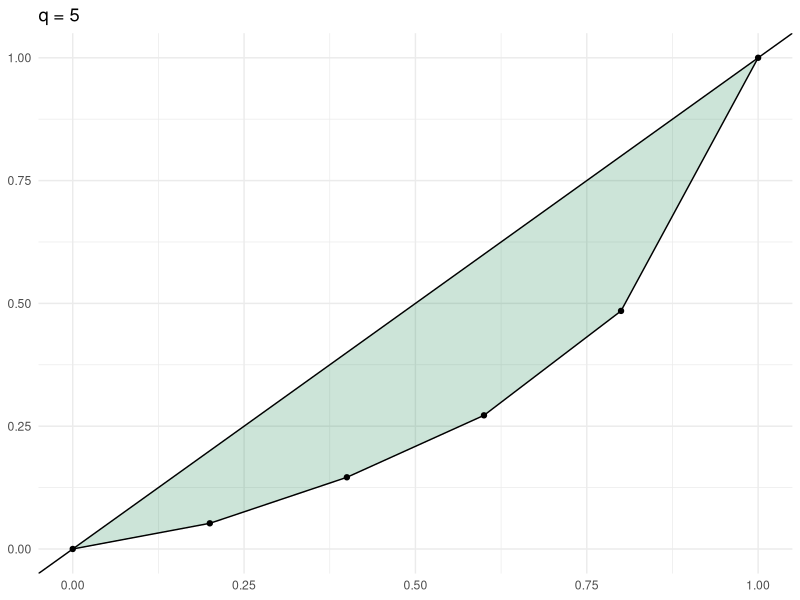
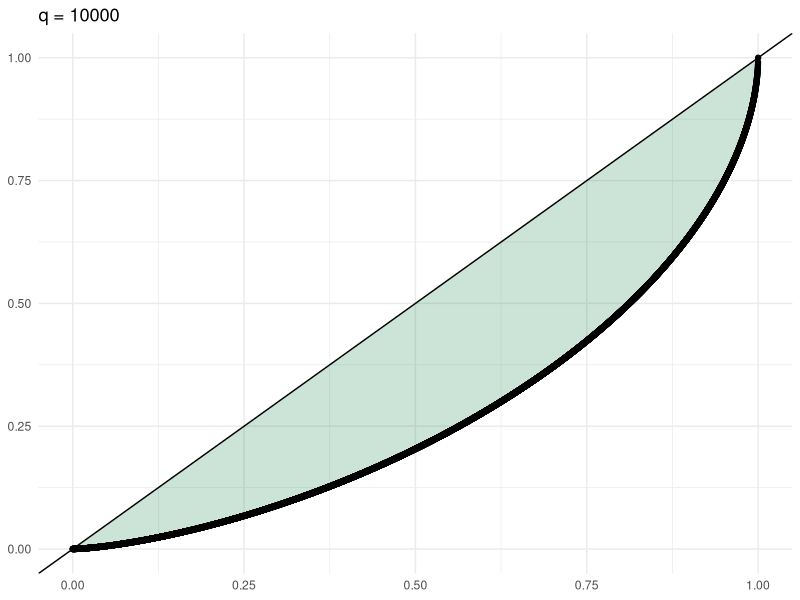
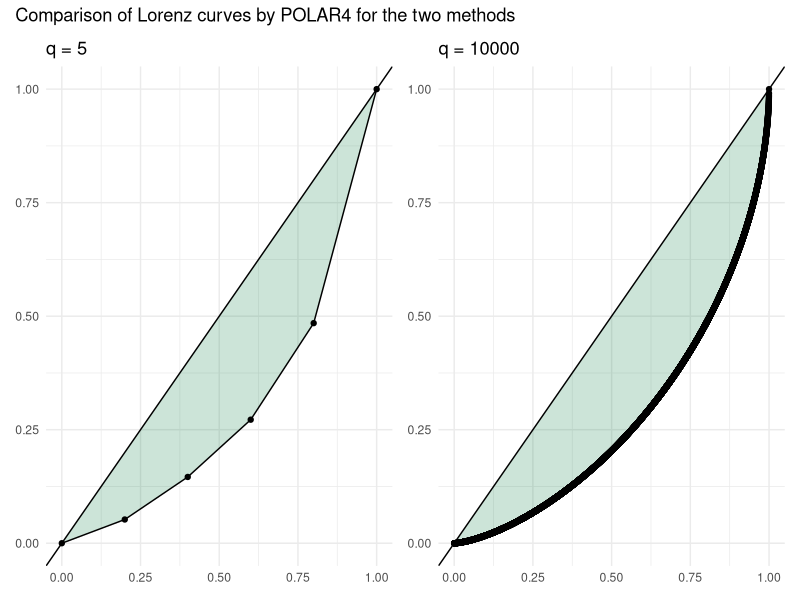

These charts were generated, in order, by the following R code: (Note: this script raises an error after producing the figures.)
unis <- read.csv("data/finalbis.csv")
unis$continuation <- as.numeric(unis$continuation)
# covert POLAR4 %ages to numbers
unis[, paste0('POLAR4.Q', 1:5)] <- unis[, paste0('POLAR4.Q', 1:5)] * unis$Total

clean_uni <- function(code) {
  select <- data.table::setDT(unis[unis$INSTITUTION_CODE == code, ])

  select.m <- data.table::melt(
    select, 
    id.vars = c('INSTITUTION_CODE'),
    measure.vars = paste0('POLAR4.Q', 1:5)
  )

  start <- data.table::data.table(INSTITUTION_CODE = code, variable = 'BASE', value = 0)

  select.m <- rbind(start, select.m)

  select.m <- select.m[order(value)]

  select.m[
    , `:=`(cum.value = cumsum(value) / sum(value), cum.prop = seq(0, 1, by = 0.2))
  ]
}

plot_lorentz_curve <- function(c.prop, c.value) {
  ggplot2::ggplot(mapping = ggplot2::aes(x = c.prop, y = c.value)) +
    ggplot2::geom_ribbon(
      ggplot2::aes(ymax = c.prop, ymin = c.value), fill = "#007a3e", alpha = 0.2
    ) +
    ggplot2::geom_point() +
    ggplot2::geom_line() +
    ggplot2::geom_abline(
      slope = 1, intercept = 0
    ) +
    ggplot2::theme_minimal() +
    ggplot2::scale_x_continuous(limits = c(0, NA)) +
    ggplot2::scale_y_continuous(limits = c(0, NA)) +
    ggplot2::theme(
      axis.title = ggplot2::element_blank()
    )
}

gini <- function(dist) {
  dist <- sort(dist)
  n <- length(dist)
  w <- rep(1 / n, n) 
  w.c <- cumsum(w) / sum(w)
  dist.c <- cumsum(dist) / sum(dist)

  g <- t(dist.c[-1]) %*% w.c[-n] - t(dist.c[-n]) %*% w.c[-1]
  as.numeric(g)
}

estimate_q <- function(dist, q = 10, nbsamp = 10000) {
  o <- dist / sum(dist)

  fn <- function(params) {
    x <- pbeta(q = seq(0.2, 1, length.out = 5), params[1], params[2])
    t <- x - c(0, x[-length(x)])

    sum((o[-1] - t) ^ 2)
  }

  fit <- optim(c(1, 1), fn)

  x <- pbeta(q = seq(0, 1, length.out = q + 1), fit$par[1], fit$par[2])
  x - c(0, x[-length(x)])
}

unis$RAW_GINI <- sapply(unis$INSTITUTION_CODE, \(code) {
  cleaned <- clean_uni(code)
  gini(cleaned$value[-1])
})

unis$ESTIMATED_GINI <- sapply(unis$INSTITUTION_CODE, \(code) {
  cleaned <- clean_uni(code)
  q <- estimate_q(cleaned$value, q = 100)
  gini(q[-1])
})

code <- 'C05'
cleaned <- clean_uni(code)

base <- plot_lorentz_curve(cleaned$cum.prop, cleaned$cum.value) + ggplot2::ggtitle('q = 5')

est.c.val <- cumsum(estimate_q(cleaned$value, q = 10000))
c.prop <- seq(0, 1, length.out = length(est.c.val))

est <- plot_lorentz_curve(c.prop, est.c.val) + ggplot2::ggtitle('q = 10000')

library(patchwork)

p <- base + est +
  patchwork::plot_annotation(title = 'Comparison of Lorenz curves by POLAR4 for the two methods')

ggplot2::ggsave('plots/lorenz.png', plot = base + est, width = 6, height = 3, units = 'in')
